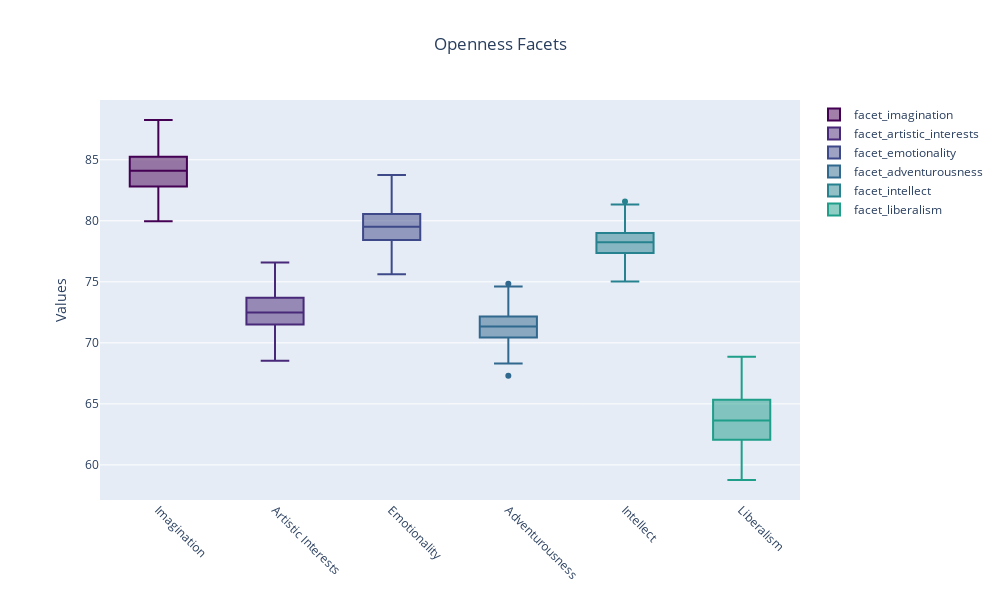

Here is the notebook cell this chart was saved with:
### Code cell
colors = px.colors.sequential.Viridis

openness_dimensions = [
    "facet_imagination",
    "facet_artistic_interests",
    "facet_emotionality",
    "facet_adventurousness",
    "facet_intellect",
    "facet_liberalism",
]

data = [df[x].tolist() for x in openness_dimensions]

fig = go.Figure()

for i, dim in enumerate(openness_dimensions):
    fig.add_trace(go.Box(y=data[i], name=dim, marker_color=colors[i]))

fig.update_layout(
    title=dict(text="Openness Facets", x=0.5),
    yaxis=dict(title="Values"),
    xaxis=dict(
        tickvals=list(range(len(openness_dimensions))),
        ticktext=[
            "Imagination",
            "Artistic Interests",
            "Emotionality",
            "Adventurousness",
            "Intellect",
            "Liberalism",
        ],
        tickangle=45,
    ),
    height=600,
    width=1000,
    margin=dict(l=100, r=100, b=100, t=100),
)

fig.show()

### Figure 1 — Plotly figure (JSON) as saved in the notebook; plotly's stock layout.template omitted (floating-point values rounded to 4 significant figures; data arrays with more than 128 entries replaced by an {"elided": "..."} marker saying what was removed)
{"data": [{"marker": {"color": "#440154"}, "name": "facet_imagination", "type": "box", "y": {"elided": "200 float values"}}, {"marker": {"color": "#482878"}, "name": "facet_artistic_interests", "type": "box", "y": {"elided": "200 float values"}}, {"marker": {"color": "#3e4989"}, "name": "facet_emotionality", "type": "box", "y": {"elided": "200 float values"}}, {"marker": {"color": "#31688e"}, "name": "facet_adventurousness", "type": "box", "y": {"elided": "200 float values"}}, {"marker": {"color": "#26828e"}, "name": "facet_intellect", "type": "box", "y": {"elided": "200 float values"}}, {"marker": {"color": "#1f9e89"}, "name": "facet_liberalism", "type": "box", "y": {"elided": "200 float values"}}], "layout": {"height": 600, "margin": {"b": 100, "l": 100, "r": 100, "t": 100}, "title": {"text": "Openness Facets", "x": 0.5}, "width": 1000, "xaxis": {"autorange": true, "range": [-0.5, 5.5], "tickangle": 45, "ticktext": ["Imagination", "Artistic Interests", "Emotionality", "Adventurousness", "Intellect", "Liberalism"], "tickvals": [0, 1, 2, 3, 4, 5], "type": "category"}, "yaxis": {"autorange": true, "range": [57.12, 89.9], "title": {"text": "Values"}, "type": "linear"}}}
